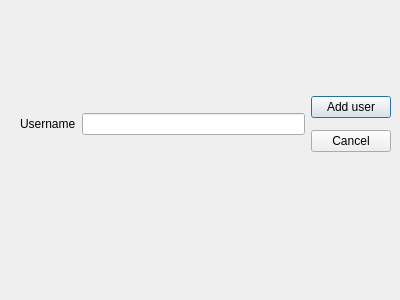
<?xml version="1.0" encoding="UTF-8"?>
<ui version="4.0">
 <class>AddUserModal</class>
 <widget class="QDialog" name="AddUserModal">
  <property name="geometry">
   <rect>
    <x>0</x>
    <y>0</y>
    <width>400</width>
    <height>300</height>
   </rect>
  </property>
  <property name="windowTitle">
   <string>Dialog</string>
  </property>
  <widget class="QWidget" name="">
   <property name="geometry">
    <rect>
     <x>20</x>
     <y>90</y>
     <width>371</width>
     <height>68</height>
    </rect>
   </property>
   <layout class="QHBoxLayout" name="horizontalLayout_2">
    <item>
     <layout class="QHBoxLayout" name="horizontalLayout">
      <item>
       <widget class="QLabel" name="label">
        <property name="text">
         <string>Username</string>
        </property>
       </widget>
      </item>
      <item>
       <widget class="QLineEdit" name="addUserField"/>
      </item>
     </layout>
    </item>
    <item>
     <layout class="QVBoxLayout" name="verticalLayout">
      <item>
       <widget class="QPushButton" name="addUserButton">
        <property name="text">
         <string>Add user</string>
        </property>
       </widget>
      </item>
      <item>
       <widget class="QPushButton" name="cancelButton">
        <property name="text">
         <string>Cancel</string>
        </property>
       </widget>
      </item>
     </layout>
    </item>
   </layout>
  </widget>
 </widget>
 <resources/>
 <connections/>
</ui>
